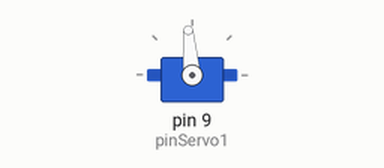
The sketch below on a simulated Arduino Uno, built with avr-gcc and run on an emulated ATmega328P. Shown: servo.

Above: at 0.05 s.
At 0.4 s:
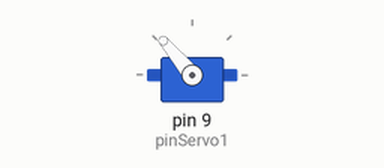
At 0.8 s:
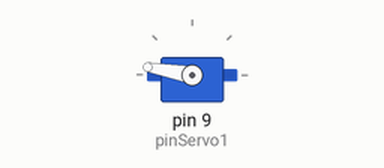
At 1.6 s:
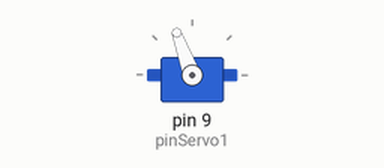
Timing chart, 0 to 4.3 s (numbered marks = the images above):
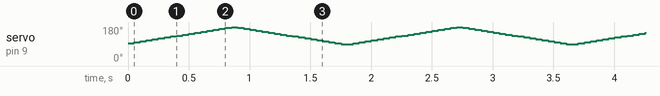

The sketch:

ServoMovihMinMaxWithPointers.ino
```cpp
/*
Filip Crljenić 2.7.2020.
Project for learning Arduino.
Push button and Servo Rotation when its on 180 move back on push
*/
#include <Servo.h>

//Program
short tmpDegree=0;
const short delayServoTime = 50;
const short movingStep = 5;

// Servo1
Servo myServo1;  // create servo object to control a servo
const short pinServo1 = 9;
short degreeServo1 = 0;
const short maxDegreeServo1 = 180;
const short minDegreeServo1 = 90;

void setup() {
  myServo1.attach(pinServo1);  // attaches the servo on pin 9 to the servo object
  // initialize serial communication at 9600 bits per second:
  resetServo(&myServo1,minDegreeServo1);
}


void loop() {
  long currentMills = millis();

  moveServo(&myServo1,&degreeServo1, movingStep, maxDegreeServo1,minDegreeServo1);

}

// Moving servo to max degree with steps if get to max then get back to minDegree
void moveServo(Servo *_servo, short *degree, short _step, short maxDegree, short minDegree)
{
  *degree=_servo->read();

  if (*degree >= maxDegree)
  {
    resetServo(_servo, minDegree);
    *degree=0;
  }
  else
  {
   _servo->write(*degree+_step);
}
   delay(delayServoTime);
  }

void moveServoToDegree(Servo *_servo, int _moveToDegree)
{

  tmpDegree = _servo->read();
  while(_moveToDegree>tmpDegree)
  {
     _servo->write(tmpDegree+movingStep);
     delay(delayServoTime);
     tmpDegree += movingStep;
  }
}
void resetServo(Servo *_servo, int _minDegree)
{

  tmpDegree=_servo->read();

  while(tmpDegree>_minDegree)
  {
    _servo->write(tmpDegree-movingStep);
    delay(delayServoTime);
    tmpDegree-=movingStep;
  }

}
```
